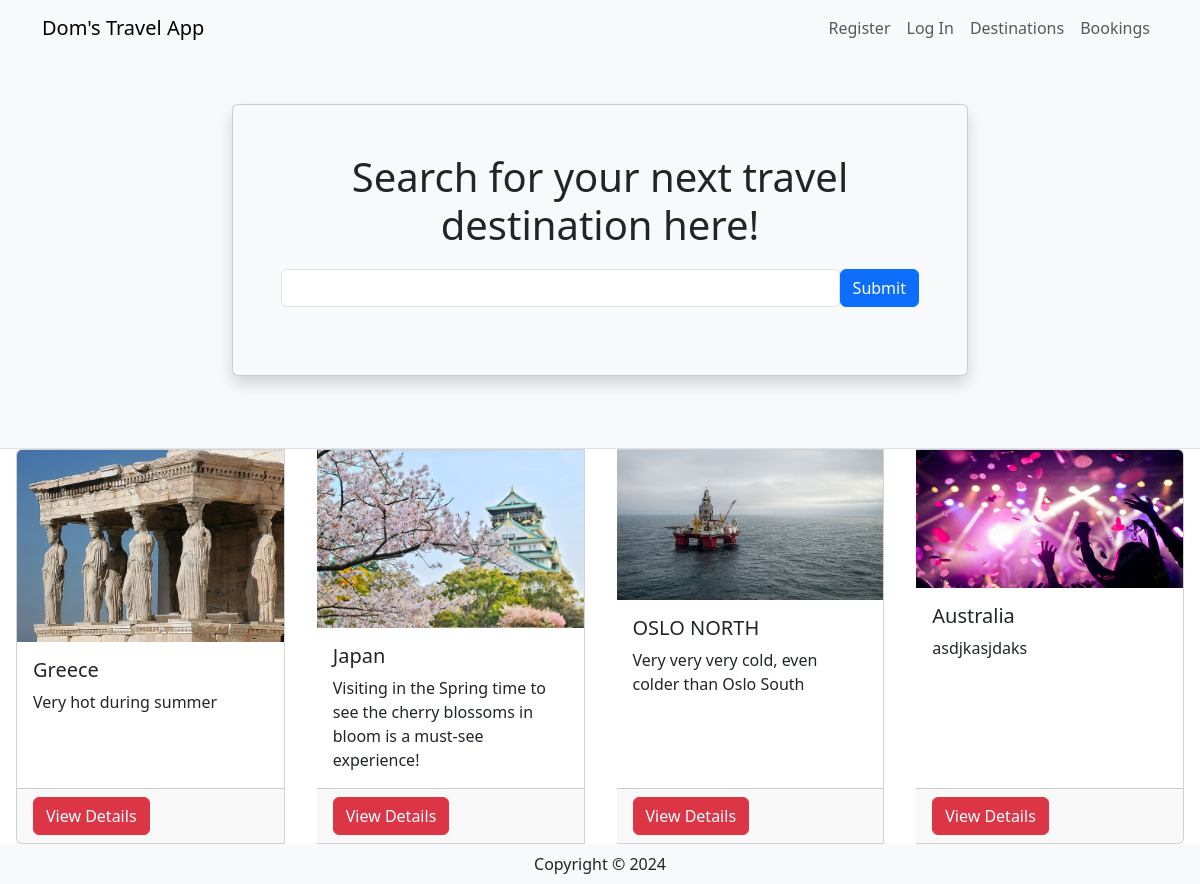
Before: / with the older database file.
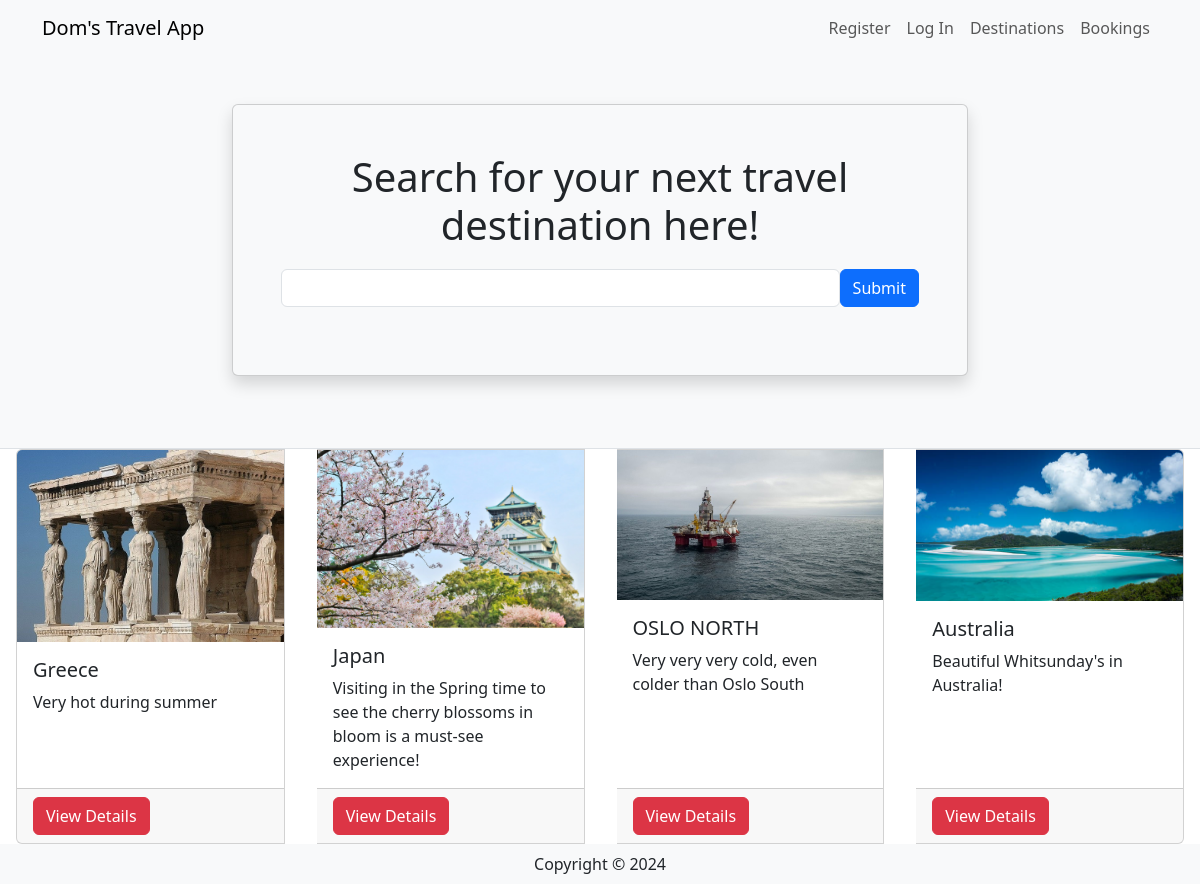
After: the same page with the newer database file.
### travel/models.py (models this page shows, shortened)
class Destination(db.Model):
    __tablename__ = 'destinations'
    id = db.Column(db.Integer, primary_key=True)
    name = db.Column(db.String(80))
    description = db.Column(db.String(200))
    image = db.Column(db.String(400))
    currency = db.Column(db.String(3))
    comments = db.relationship('Comment', backref='destination')

### travel/views.py (the view)
@mainbp.route('/')
def index():
    destinations = db.session.scalars(db.select(Destination)).all()
    return render_template('index.html', destinations=destinations)

### travel/templates/index.html (shortened to what this page needs)
{% extends 'base.html' %}
{% block header %}
<div class="container">
   <div class="row justify-content-center mt-5 pb-4">
      <div class="col-md-8">
         <div class="card shadow p-5 mb-5 bg-light">
            <h1 class="text-center mb-3">Search for your next travel destination here!</h1>
            <form class="form-inline d-flex flex-nowrap" action="{{url_for('main.search')}}">
               <input type="text" name="search" class="form-control flex-grow-1 my-1 mr-sm-2" id="SearchForm">
               <button type="submit" class="flex-shrink-1 btn btn-primary my-1">Submit</button>
            </form>
         </div>
      </div>
   </div>
</div>
{% endblock %}
{% block content %}
<div class="card-group">
   {% for destination in destinations %}
   <div class="card mx-3">
      <img class="card-img-top" src="{{ destination.image }}" alt="destination picture">
      <div class="card-body">
         <h5 class="card-title">{{ destination.name }}</h5>
         <p class="card-text">{{ destination.description }}</p>
      </div>
      <div class="card-footer"><a href="{{ url_for('destination.show', id=destination.id) }}" class="btn btn-danger">
            View Details </a></div>
   </div>
   {% endfor %}
</div>
{% endblock %}

### travel/templates/base.html (shortened to what this page needs)
<html>
<head>
   <link href="https://cdn.jsdelivr.net/npm/bootstrap@5.3.2/dist/css/bootstrap.min.css" rel="stylesheet"
>
</head>
<body>
   <header class="bg-light border-bottom">
      <nav class="navbar navbar-expand-lg navbar-light bg-light">
         <div class="container">
            <a href="/" class="navbar-brand">Dom's Travel App</a>
            <div class="collapse navbar-collapse justify-content-end" id="navbarSupportedContent">
               <div class="navbar-nav ml-auto">
                  {% if current_user.is_authenticated %}
                  <a class="nav-item nav-link disabled text-muted" href="#">Welcome {{current_user.name}}</a>
                  <a class="nav-item nav-link" href="{{ url_for('auth.logout') }}">Log Out</a>
                  {% else %}
                  <a class="nav-item nav-link" href="{{ url_for('auth.register') }}">Register</a>
                  <a class="nav-item nav-link" href="{{ url_for('auth.login') }}">Log In</a>
                  {% endif %}
                  <a class="nav-item nav-link" href="{{ url_for('destination.create') }}">Destinations</a>
                  <a class="nav-item nav-link" href="#">Bookings</a>
               </div>
            </div>
         </div>
      </nav>
      {% block header %}
      {% endblock %}
   </header>
   {% block content %}
   {% endblock %}
   <footer class="footer">
      <div class="text-center py-2 bg-light">
         <span class="text-dark">Copyright &copy; {{ year }}</span>
      </div>
   </footer>
</body>
</html>

Changed rows visible on the page:
changed Destination "Australia": image: a different picture; description "asdjkasjdaks" → "Beautiful Whitsunday's in Australia!"
